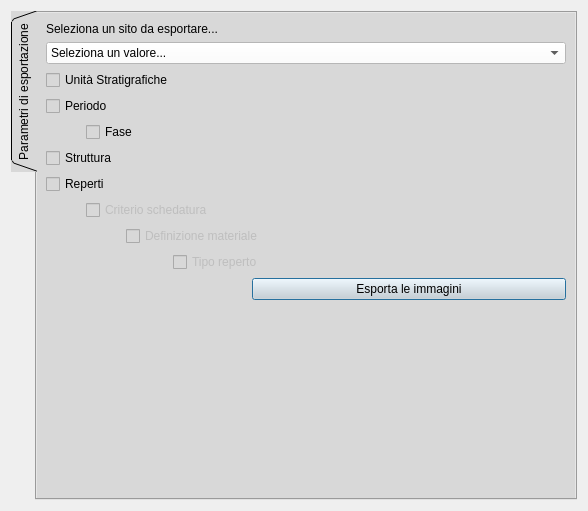
<?xml version="1.0" encoding="UTF-8"?>
<ui version="4.0">
 <class>Dialog_img_exp</class>
 <widget class="QDialog" name="Dialog_img_exp">
  <property name="windowModality">
   <enum>Qt::NonModal</enum>
  </property>
  <property name="enabled">
   <bool>true</bool>
  </property>
  <property name="geometry">
   <rect>
    <x>0</x>
    <y>0</y>
    <width>588</width>
    <height>511</height>
   </rect>
  </property>
  <property name="minimumSize">
   <size>
    <width>450</width>
    <height>279</height>
   </size>
  </property>
  <property name="maximumSize">
   <size>
    <width>1000</width>
    <height>1000</height>
   </size>
  </property>
  <property name="cursor">
   <cursorShape>PointingHandCursor</cursorShape>
  </property>
  <property name="windowTitle">
   <string>Sistema di esportazione delle immagini</string>
  </property>
  <property name="windowIcon">
   <iconset resource="resources.qrc">
    <normaloff>:/icons/directoryExp.png</normaloff>:/images/directoryExp.png</iconset>
  </property>
  <layout class="QGridLayout" name="gridLayout_2">
   <item row="0" column="0">
    <widget class="QTabWidget" name="tabWidget">
     <property name="sizePolicy">
      <sizepolicy hsizetype="Expanding" vsizetype="Expanding">
       <horstretch>200</horstretch>
       <verstretch>200</verstretch>
      </sizepolicy>
     </property>
     <property name="styleSheet">
      <string notr="true">background-color: rgb(216, 216, 216);</string>
     </property>
     <property name="tabPosition">
      <enum>QTabWidget::West</enum>
     </property>
     <property name="tabShape">
      <enum>QTabWidget::Triangular</enum>
     </property>
     <property name="currentIndex">
      <number>0</number>
     </property>
     <widget class="QWidget" name="tab">
      <attribute name="title">
       <string>Parametri di esportazione</string>
      </attribute>
      <layout class="QFormLayout" name="formLayout">
       <item row="1" column="0" colspan="2">
        <layout class="QGridLayout" name="gridLayout">
         <property name="sizeConstraint">
          <enum>QLayout::SetFixedSize</enum>
         </property>
         <item row="7" column="0" colspan="5">
          <layout class="QHBoxLayout" name="horizontalLayout">
           <item>
            <spacer name="horizontalSpacer_4">
             <property name="orientation">
              <enum>Qt::Horizontal</enum>
             </property>
             <property name="sizeType">
              <enum>QSizePolicy::Expanding</enum>
             </property>
             <property name="sizeHint" stdset="0">
              <size>
               <width>120</width>
               <height>20</height>
              </size>
             </property>
            </spacer>
           </item>
           <item>
            <widget class="QCheckBox" name="checkBox_tipo_reperto">
             <property name="enabled">
              <bool>false</bool>
             </property>
             <property name="text">
              <string>Tipo reperto</string>
             </property>
            </widget>
           </item>
          </layout>
         </item>
         <item row="2" column="0" colspan="3">
          <layout class="QHBoxLayout" name="horizontalLayout_4">
           <item>
            <spacer name="horizontalSpacer">
             <property name="orientation">
              <enum>Qt::Horizontal</enum>
             </property>
             <property name="sizeType">
              <enum>QSizePolicy::Preferred</enum>
             </property>
             <property name="sizeHint" stdset="0">
              <size>
               <width>40</width>
               <height>20</height>
              </size>
             </property>
            </spacer>
           </item>
           <item>
            <widget class="QCheckBox" name="checkBox_fase">
             <property name="text">
              <string>Fase</string>
             </property>
            </widget>
           </item>
          </layout>
         </item>
         <item row="5" column="0" colspan="5">
          <layout class="QHBoxLayout" name="horizontalLayout_5">
           <item>
            <layout class="QHBoxLayout" name="horizontalLayout_3">
             <item>
              <spacer name="horizontalSpacer_2">
               <property name="orientation">
                <enum>Qt::Horizontal</enum>
               </property>
               <property name="sizeHint" stdset="0">
                <size>
                 <width>40</width>
                 <height>20</height>
                </size>
               </property>
              </spacer>
             </item>
             <item>
              <widget class="QCheckBox" name="checkBox_criterio_schedatura">
               <property name="enabled">
                <bool>false</bool>
               </property>
               <property name="text">
                <string>Criterio schedatura</string>
               </property>
              </widget>
             </item>
            </layout>
           </item>
           <item>
            <spacer name="horizontalSpacer_5">
             <property name="orientation">
              <enum>Qt::Horizontal</enum>
             </property>
             <property name="sizeHint" stdset="0">
              <size>
               <width>40</width>
               <height>20</height>
              </size>
             </property>
            </spacer>
           </item>
          </layout>
         </item>
         <item row="6" column="0" colspan="5">
          <layout class="QHBoxLayout" name="horizontalLayout_2">
           <item>
            <spacer name="horizontalSpacer_3">
             <property name="orientation">
              <enum>Qt::Horizontal</enum>
             </property>
             <property name="sizeType">
              <enum>QSizePolicy::Minimum</enum>
             </property>
             <property name="sizeHint" stdset="0">
              <size>
               <width>80</width>
               <height>20</height>
              </size>
             </property>
            </spacer>
           </item>
           <item>
            <widget class="QCheckBox" name="checkBox_definizione_materiale">
             <property name="enabled">
              <bool>false</bool>
             </property>
             <property name="text">
              <string>Definizione materiale</string>
             </property>
            </widget>
           </item>
          </layout>
         </item>
         <item row="6" column="5">
          <spacer name="horizontalSpacer_12">
           <property name="orientation">
            <enum>Qt::Horizontal</enum>
           </property>
           <property name="sizeHint" stdset="0">
            <size>
             <width>170</width>
             <height>20</height>
            </size>
           </property>
          </spacer>
         </item>
         <item row="4" column="2" colspan="4">
          <spacer name="horizontalSpacer_10">
           <property name="orientation">
            <enum>Qt::Horizontal</enum>
           </property>
           <property name="sizeHint" stdset="0">
            <size>
             <width>438</width>
             <height>20</height>
            </size>
           </property>
          </spacer>
         </item>
         <item row="1" column="0">
          <widget class="QCheckBox" name="checkBox_periodo">
           <property name="text">
            <string>Periodo</string>
           </property>
          </widget>
         </item>
         <item row="0" column="0" colspan="4">
          <widget class="QCheckBox" name="checkBox_US">
           <property name="styleSheet">
            <string notr="true">selection-background-color: rgb(255, 255, 255);</string>
           </property>
           <property name="text">
            <string>Unità Stratigrafiche</string>
           </property>
          </widget>
         </item>
         <item row="3" column="0" colspan="2">
          <widget class="QCheckBox" name="checkBox_struttura">
           <property name="text">
            <string>Struttura</string>
           </property>
          </widget>
         </item>
         <item row="0" column="4" colspan="2">
          <spacer name="horizontalSpacer_6">
           <property name="orientation">
            <enum>Qt::Horizontal</enum>
           </property>
           <property name="sizeHint" stdset="0">
            <size>
             <width>388</width>
             <height>20</height>
            </size>
           </property>
          </spacer>
         </item>
         <item row="4" column="0" colspan="2">
          <widget class="QCheckBox" name="checkBox_reperti">
           <property name="text">
            <string>Reperti</string>
           </property>
          </widget>
         </item>
         <item row="2" column="3" colspan="3">
          <spacer name="horizontalSpacer_8">
           <property name="orientation">
            <enum>Qt::Horizontal</enum>
           </property>
           <property name="sizeHint" stdset="0">
            <size>
             <width>408</width>
             <height>20</height>
            </size>
           </property>
          </spacer>
         </item>
         <item row="3" column="2" colspan="4">
          <spacer name="horizontalSpacer_9">
           <property name="orientation">
            <enum>Qt::Horizontal</enum>
           </property>
           <property name="sizeHint" stdset="0">
            <size>
             <width>438</width>
             <height>20</height>
            </size>
           </property>
          </spacer>
         </item>
         <item row="5" column="5">
          <spacer name="horizontalSpacer_11">
           <property name="orientation">
            <enum>Qt::Horizontal</enum>
           </property>
           <property name="sizeHint" stdset="0">
            <size>
             <width>288</width>
             <height>20</height>
            </size>
           </property>
          </spacer>
         </item>
         <item row="1" column="1" colspan="5">
          <spacer name="horizontalSpacer_7">
           <property name="orientation">
            <enum>Qt::Horizontal</enum>
           </property>
           <property name="sizeHint" stdset="0">
            <size>
             <width>448</width>
             <height>20</height>
            </size>
           </property>
          </spacer>
         </item>
         <item row="7" column="5">
          <spacer name="horizontalSpacer_13">
           <property name="orientation">
            <enum>Qt::Horizontal</enum>
           </property>
           <property name="sizeHint" stdset="0">
            <size>
             <width>288</width>
             <height>20</height>
            </size>
           </property>
          </spacer>
         </item>
        </layout>
       </item>
       <item row="0" column="0" colspan="2">
        <layout class="QVBoxLayout" name="verticalLayout">
         <item>
          <widget class="QLabel" name="label">
           <property name="text">
            <string>Seleziona un sito da esportare...</string>
           </property>
          </widget>
         </item>
         <item>
          <widget class="QComboBox" name="comboBox_sito">
           <property name="enabled">
            <bool>true</bool>
           </property>
           <property name="mouseTracking">
            <bool>false</bool>
           </property>
           <property name="contextMenuPolicy">
            <enum>Qt::DefaultContextMenu</enum>
           </property>
           <property name="acceptDrops">
            <bool>false</bool>
           </property>
           <property name="styleSheet">
            <string notr="true">background-color: rgb(255, 255, 255);</string>
           </property>
           <property name="editable">
            <bool>false</bool>
           </property>
           <property name="duplicatesEnabled">
            <bool>false</bool>
           </property>
           <property name="frame">
            <bool>true</bool>
           </property>
           <item>
            <property name="text">
             <string>Seleziona un valore...</string>
            </property>
           </item>
          </widget>
         </item>
        </layout>
       </item>
       <item row="2" column="1">
        <widget class="QPushButton" name="pushButton_exp_icons">
         <property name="text">
          <string>Esporta le immagini</string>
         </property>
        </widget>
       </item>
       <item row="2" column="0">
        <spacer name="horizontalSpacer_14">
         <property name="orientation">
          <enum>Qt::Horizontal</enum>
         </property>
         <property name="sizeHint" stdset="0">
          <size>
           <width>200</width>
           <height>20</height>
          </size>
         </property>
        </spacer>
       </item>
      </layout>
     </widget>
    </widget>
   </item>
  </layout>
 </widget>
 <resources>
  <include location="resources.qrc"/>
 </resources>
 <connections/>
</ui>
